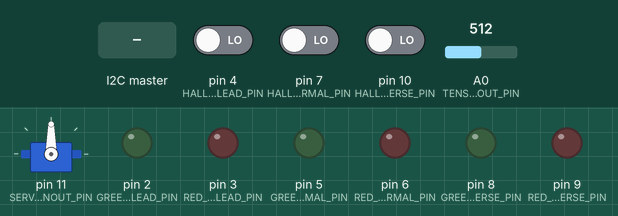
This sketch was run on a simulated Arduino Uno, built with avr-gcc and run on an emulated ATmega328P. On the bench: servo, output pins drawn as LEDs (lit = HIGH). Inputs (shaded band) come from the test bench; at power-on: pin 4 (HALL_SENSOR_LEAD_PIN) LOW, pin 7 (HALL_SENSOR_NORMAL_PIN) LOW, pin 10 (HALL_SENSOR_REVERSE_PIN) LOW, A0 (TENSION_TURNOUT_PIN) = 512.

Above: at 1.2 s.
1.3 s: the I2C master sends the byte 0
At 2.3 s:
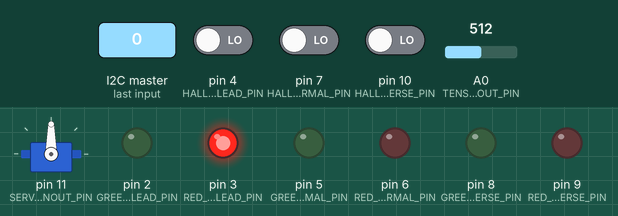
Timing chart, 0 to 4.3 s (numbered marks = the images above; inputs shaded):
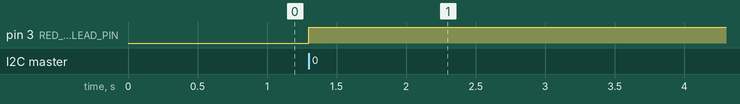

Measured:
- after the input at 1.3 s, pin 3 (RED_LED_LEAD_PIN): LOW → HIGH at once

The sketch:

firmware.ino
```cpp
#include <Servo.h>
#include <Wire.h>

enum class Function : uint8_t {
    SET_TRAFFIC_LIGHTS = 0b000,
    SET_TURNOUT = 0b001,
    GET_TURNOUT = 0b010,
    SEND_TURNOUT = 0b011,
    GET_HALL_SENSORS = 0b100,
    SEND_HALL_SENSORS = 0b101,
    RESET_HALL_SENSORS = 0b110
};

enum class Position : uint8_t {
    LEAD = 0b00,
    NORMAL = 0b01,
    REVERSE = 0b10,
    FROG = 0b11
};

enum class SignalColor : uint8_t {
    RED = 0b00,
    YELLOW = 0b10,
    GREEN = 0b11
};

enum class TurnoutPosition : uint8_t {
    NORMAL = 0b1,
    REVERSE = 0b0
};

enum class HallDetection : uint8_t {
    TRAIN_NOT_DETECTED = 0b0,
    TRAIN_WAS_DETECTED = 0b1
};


// Lead Position
const int GREEN_LED_LEAD_PIN = 2;
const int RED_LED_LEAD_PIN = 3;
const int HALL_SENSOR_LEAD_PIN = 4;
HallDetection hall_sensor_lead_state = HallDetection::TRAIN_NOT_DETECTED;

// Normal Position
const int GREEN_LED_NORMAL_PIN = 5;
const int RED_LED_NORMAL_PIN = 6;
const int HALL_SENSOR_NORMAL_PIN = 7;
HallDetection hall_sensor_normal_state = HallDetection::TRAIN_NOT_DETECTED;

// Reverse Position
const int GREEN_LED_REVERSE_PIN = 8;
const int RED_LED_REVERSE_PIN = 9;
const int HALL_SENSOR_REVERSE_PIN = 10;
HallDetection hall_sensor_reverse_state = HallDetection::TRAIN_NOT_DETECTED;


// Frog Position
const int TENSION_TURNOUT_PIN = A0;
const int SERVO_TURNOUT_PIN = 11;
const int TENSION_TURNOUT_THRESHOLD = 700;
const int TURNOUT_SERVO_NORMAL_ANGLE = 15;
const int TURNOUT_SERVO_REVERSE_ANGLE = 30;
Servo servo_turnout;
int tension_turnout;
TurnoutPosition turnout_position = TurnoutPosition::NORMAL; // Temporary value


// Constants
const int LOOP_DELAY_MS = 50;
const uint8_t I2C_ADDRESS = 0x08;


// Packet modified before each response when the master requests a value
uint8_t packet_to_send = 0;


HallDetection hall_sensors_state[3] = {
    HallDetection::TRAIN_NOT_DETECTED, // Lead Position
    HallDetection::TRAIN_NOT_DETECTED, // Normal Position
    HallDetection::TRAIN_NOT_DETECTED  // Reverse Position
};


void setup() {
    // I2C
    Wire.begin(I2C_ADDRESS);
    Wire.onReceive(receiveEvent);
    Wire.onRequest(requestEvent);

    // Lead Position
    pinMode(GREEN_LED_LEAD_PIN, OUTPUT);
    pinMode(RED_LED_LEAD_PIN, OUTPUT);
    pinMode(HALL_SENSOR_LEAD_PIN, INPUT);

    // Normal Position
    pinMode(GREEN_LED_NORMAL_PIN, OUTPUT);
    pinMode(RED_LED_NORMAL_PIN, OUTPUT);
    pinMode(HALL_SENSOR_NORMAL_PIN, INPUT);

    // Reverse Position
    pinMode(GREEN_LED_REVERSE_PIN, OUTPUT);
    pinMode(RED_LED_REVERSE_PIN, OUTPUT);
    pinMode(HALL_SENSOR_REVERSE_PIN, INPUT);

    // Frog Position
    servo_turnout.attach(SERVO_TURNOUT_PIN);
    refreshTurnoutPosition();


}


void setLed(uint8_t packet) {
    Position position = static_cast<Position>((packet >> 5) & 0b11);
    SignalColor color = static_cast<SignalColor>((packet >> 3) & 0b11);

    if (position == Position::LEAD){

        digitalWrite(GREEN_LED_LEAD_PIN, color == SignalColor::GREEN);
        digitalWrite(RED_LED_LEAD_PIN, color == SignalColor::RED);


    } else if (position == Position::NORMAL) {

        digitalWrite(GREEN_LED_NORMAL_PIN, color == SignalColor::GREEN);
        digitalWrite(RED_LED_NORMAL_PIN, color == SignalColor::RED);

    } else if (position == Position::REVERSE) {


        digitalWrite(GREEN_LED_REVERSE_PIN, color == SignalColor::GREEN);
        digitalWrite(RED_LED_REVERSE_PIN, color == SignalColor::RED);

    }
}

void setTurnout(uint8_t packet) {
    TurnoutPosition demand_turnout_position = static_cast<TurnoutPosition>((packet >> 3) & 0b1);

    if (demand_turnout_position != turnout_position) {
        if (demand_turnout_position == TurnoutPosition::NORMAL) {
            servo_turnout.write(TURNOUT_SERVO_NORMAL_ANGLE);
        } else {
                servo_turnout.write(TURNOUT_SERVO_REVERSE_ANGLE);
            }

    }
    turnout_position = demand_turnout_position;
}


void refreshTurnoutPosition() {
    tension_turnout = analogRead(TENSION_TURNOUT_PIN);

    if (tension_turnout >= TENSION_TURNOUT_THRESHOLD) {
        turnout_position = TurnoutPosition::NORMAL;

    } else {
        turnout_position = TurnoutPosition::REVERSE;
    }

}

void refreshHallSensors() {
    HallDetection hall_sensor_reverse_state_new = static_cast<HallDetection>(digitalRead(HALL_SENSOR_REVERSE_PIN) ^ 1);
    HallDetection hall_sensor_normal_state_new = static_cast<HallDetection>(digitalRead(HALL_SENSOR_NORMAL_PIN) ^ 1);
    HallDetection hall_sensor_lead_state_new = static_cast<HallDetection>(digitalRead(HALL_SENSOR_LEAD_PIN) ^ 1);


    if (hall_sensor_lead_state_new == HallDetection::TRAIN_WAS_DETECTED)  {
            hall_sensor_lead_state = HallDetection::TRAIN_WAS_DETECTED;
        }

    if (hall_sensor_normal_state_new == HallDetection::TRAIN_WAS_DETECTED)  {
            hall_sensor_normal_state = HallDetection::TRAIN_WAS_DETECTED;
        }
    if (hall_sensor_reverse_state_new == HallDetection::TRAIN_WAS_DETECTED)  {
            hall_sensor_reverse_state = HallDetection::TRAIN_WAS_DETECTED;
        }

        hall_sensors_state[0] = hall_sensor_lead_state;
        hall_sensors_state[1] = hall_sensor_normal_state;
        hall_sensors_state[2] = hall_sensor_reverse_state;
}


void sendHallSensors() {
    packet_to_send = 0;
    packet_to_send = packet_to_send | static_cast<uint8_t>(Function::SEND_HALL_SENSORS);
    packet_to_send = packet_to_send | (static_cast<uint8_t>(hall_sensors_state[0]) << 5);
    packet_to_send = packet_to_send | (static_cast<uint8_t>(hall_sensors_state[1]) << 4);
    packet_to_send = packet_to_send | (static_cast<uint8_t>(hall_sensors_state[2]) << 3);
}

void sendTurnout() {
    packet_to_send = 0;
    packet_to_send = packet_to_send | static_cast<uint8_t>(Function::SEND_TURNOUT);
    packet_to_send = packet_to_send | (static_cast<uint8_t>(turnout_position) << 3);
}


void resetHallSensors() {
    hall_sensor_lead_state = HallDetection::TRAIN_NOT_DETECTED;
    hall_sensor_normal_state = HallDetection::TRAIN_NOT_DETECTED;
    hall_sensor_reverse_state = HallDetection::TRAIN_NOT_DETECTED;
    hall_sensors_state[0] = HallDetection::TRAIN_NOT_DETECTED;
    hall_sensors_state[1] = HallDetection::TRAIN_NOT_DETECTED;
    hall_sensors_state[2] = HallDetection::TRAIN_NOT_DETECTED;
}


void requestEvent() {
    Wire.write(packet_to_send);
}

void receiveEvent(int howMany) {
    if (Wire.available()) {
        uint8_t packet = Wire.read();

    Function function = static_cast<Function>(packet & 0b111);

    if (function == Function::SET_TRAFFIC_LIGHTS) {
        setLed(packet);
    } else if (function == Function::SET_TURNOUT) {
        setTurnout(packet);
    } else if (function == Function::GET_TURNOUT) {
        sendTurnout();
    } else if (function == Function::GET_HALL_SENSORS) {
        sendHallSensors();
    } else if (function == Function::RESET_HALL_SENSORS) {
        resetHallSensors();
    }
    }
}

void loop() {
    delay(LOOP_DELAY_MS);
    refreshTurnoutPosition();
    refreshHallSensors();
}
```
